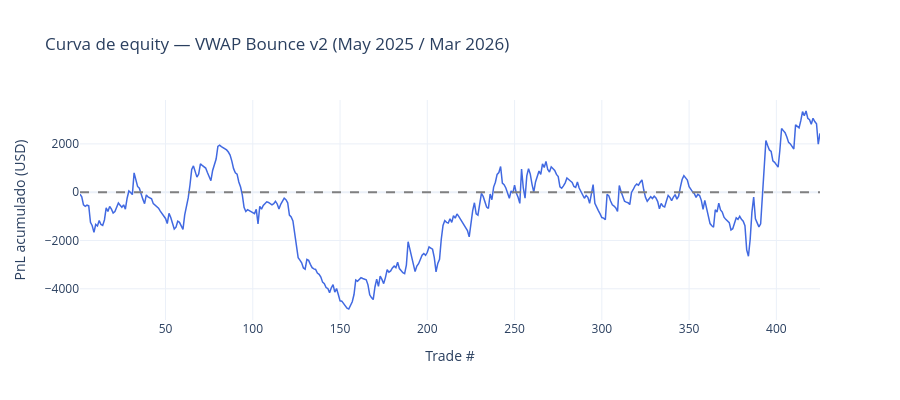

The code cell stored with this chart in its notebook:
### Code cell
punto = 50

df_vwap_v2["pnl_usd"] = df_vwap_v2["pnl"] * punto
df_vwap_v2["equity"] = df_vwap_v2["pnl_usd"].cumsum()

total = len(df_vwap_v2)
ganadores = df_vwap_v2[df_vwap_v2["pnl"] > 0]
perdedores = df_vwap_v2[df_vwap_v2["pnl"] < 0]
win_rate = len(ganadores) / total * 100
pnl_total = df_vwap_v2["pnl_usd"].sum()
ganancia_media = ganadores["pnl_usd"].mean()
perdida_media = perdedores["pnl_usd"].mean()
profit_factor = ganadores["pnl_usd"].sum() / abs(perdedores["pnl_usd"].sum())
max_drawdown = (df_vwap_v2["equity"].cummax() - df_vwap_v2["equity"]).max()
por_resultado = df_vwap_v2["resultado"].value_counts()
por_direccion = df_vwap_v2["direccion"].value_counts()

print("=" * 50)
print("VWAP BOUNCE v2 (3 velas) — May 2025 / Mar 2026")
print("=" * 50)
print(f"Total trades:        {total}")
print(f"Ganadores:           {len(ganadores)} ({win_rate:.1f}%)")
print(f"Perdedores:          {len(perdedores)} ({100-win_rate:.1f}%)")
print(f"Por target:          {por_resultado.get('target', 0)}")
print(f"Por stop:            {por_resultado.get('stop', 0)}")
print(f"Por tiempo:          {por_resultado.get('tiempo', 0)}")
print(f"LONG:                {por_direccion.get('LONG', 0)}")
print(f"SHORT:               {por_direccion.get('SHORT', 0)}")
print(f"PnL total:           ${pnl_total:,.0f}")
print(f"Ganancia media:      ${ganancia_media:,.0f}")
print(f"Pérdida media:       ${perdida_media:,.0f}")
print(f"Profit factor:       {profit_factor:.2f}")
print(f"Max drawdown:        ${max_drawdown:,.0f}")
print("=" * 50)

fig = go.Figure()
fig.add_trace(go.Scatter(
    x=list(range(1, total+1)),
    y=df_vwap_v2["equity"],
    mode="lines",
    line=dict(color="royalblue", width=1.5),
    name="Equity"
))
fig.add_hline(y=0, line_dash="dash", line_color="gray")
fig.update_layout(
    title="Curva de equity — VWAP Bounce v2 (May 2025 / Mar 2026)",
    xaxis_title="Trade #",
    yaxis_title="PnL acumulado (USD)",
    height=400,
    template="plotly_white"
)
fig.show()

### Figure 1 — Plotly figure (JSON) as saved in the notebook; plotly's stock layout.template omitted (floating-point values rounded to 4 significant figures; data arrays with more than 128 entries replaced by an {"elided": "..."} marker saying what was removed)
{"data": [{"line": {"color": "royalblue", "width": 1.5}, "mode": "lines", "name": "Equity", "type": "scatter", "x": {"elided": "425 int values"}, "y": {"elided": "425 float values"}}], "layout": {"height": 400, "shapes": [{"line": {"color": "gray", "dash": "dash"}, "type": "line", "x0": 0, "x1": 1, "xref": "x domain", "y0": 0, "y1": 0, "yref": "y"}], "title": {"text": "Curva de equity — VWAP Bounce v2 (May 2025 / Mar 2026)"}, "xaxis": {"title": {"text": "Trade #"}}, "yaxis": {"title": {"text": "PnL acumulado (USD)"}}}}
